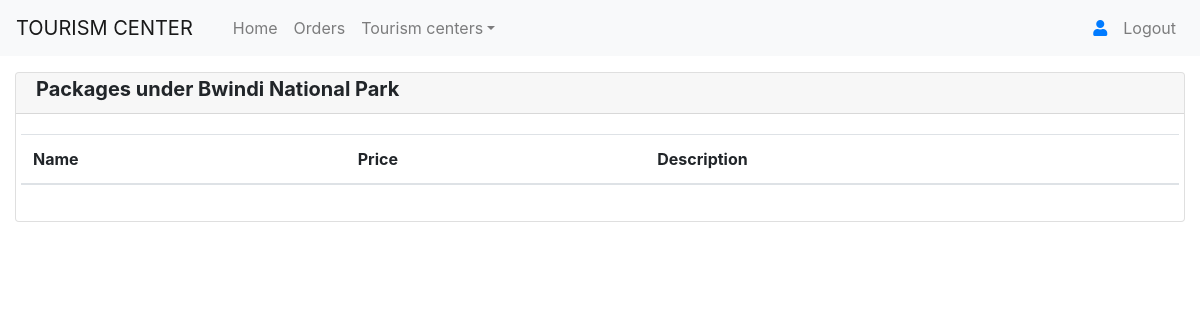
The page /service_packages.php?data=2 on the database as committed earlier.
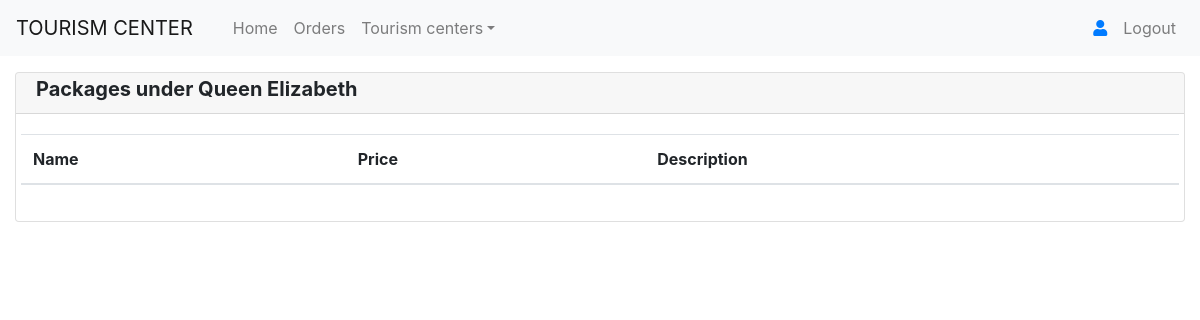
The same page on the database as committed later.
### tables this page shows
CREATE TABLE IF NOT EXISTS `national_parks` (
  `id` int(10) NOT NULL AUTO_INCREMENT,
  `name` varchar(50) NOT NULL,
  `location` varchar(50) NOT NULL,
  `description` text DEFAULT NULL,
  PRIMARY KEY (`id`)
);

### servicesController.php (called while the page is built, shortened)
<?php
class Tourism
{
   public static function get_service($service_id) {
    $connection = DatabaseConnection::dbConnect();
    $sql = "SELECT * FROM national_parks WHERE id = ".$service_id;
    $result = mysqli_query($connection, $sql);
    $data = mysqli_fetch_assoc($result);
    return $data;
  }
}

### service_packages.php (the view, shortened to what this page needs)
<?php
include 'servicesController.php';
include 'header.php';
$service_id = $_GET['data'];
$result = Tourism::get_service($service_id);
?>
<main class="container-fluid">
    <div class="row">
        <div class="col-md-12 col-lg-12 col-xl-12">
            <div class="card mt-3">
                <div class="card-header py-1">
                <h5 class="font-weight-bold">Packages under <?php echo $result['name'] ?> </h5>
                </div>
                <div class="card-body">
                    <div class="row">
                    	<table class="table table-striped">
                    		<thead>
                    			<th>Name</th>  <th>Price</th> <th>Description</th>
                    		</thead>
                    	</table>
                    </div>
                </div>
            </div>
        </div>
    </div>
</main>
<?php
include 'footer.php';
?>

### header.php (shortened to what this page needs)
<!DOCTYPE html>
<html>
    <head>
        <link rel="stylesheet" href="https://stackpath.bootstrapcdn.com/bootstrap/4.5.0/css/bootstrap.min.css">
        <link rel="stylesheet" href="https://cdnjs.cloudflare.com/ajax/libs/font-awesome/5.15.2/css/all.min.css" />
        <link rel="stylesheet" type="text/css" href="css/style.css">
    </head>
    <body>
       <nav class="navbar navbar-expand-md navbar-light bg-light">
    <a href="dashboard.php" class="navbar-brand">TOURISM CENTER</a>
    <div class="collapse navbar-collapse justify-content-between" id="navbarCollapse">
        <div class="navbar-nav">
        <a href="#" class="nav-item nav-link active"></a>
            <a href="dashboard.php" class="nav-item nav-link">Home</a>
            <a href="orders.php" class="nav-item nav-link">Orders</a>
              <div class="nav-item dropdown">
                <a href="#" class="nav-link dropdown-toggle" data-toggle="dropdown">Tourism centers</a>
            </div>
        </div>
        <div class="navbar-nav">
           <a href="javascript:void(0)" class="nav-item nav-link">
       <strong class="text-primary"><i class="fas fa-user"></i>
     </strong>
            <a href="auth.php?logout='1'" class="nav-item nav-link" onclick="return confirm('Logout?')">Logout</a>
        </div>
    </div>
</nav>

### footer.php (shortened to what this page needs)
</body>
    </body>
</html>

### style.css (style rules this page uses)
body { background-image: url(""); background-repeat: round; background-attachment: fixed; }

Rows that differ between the two databases and show on the page:
changed national_parks: name "Bwindi National Park" → "Queen Elizabeth"
